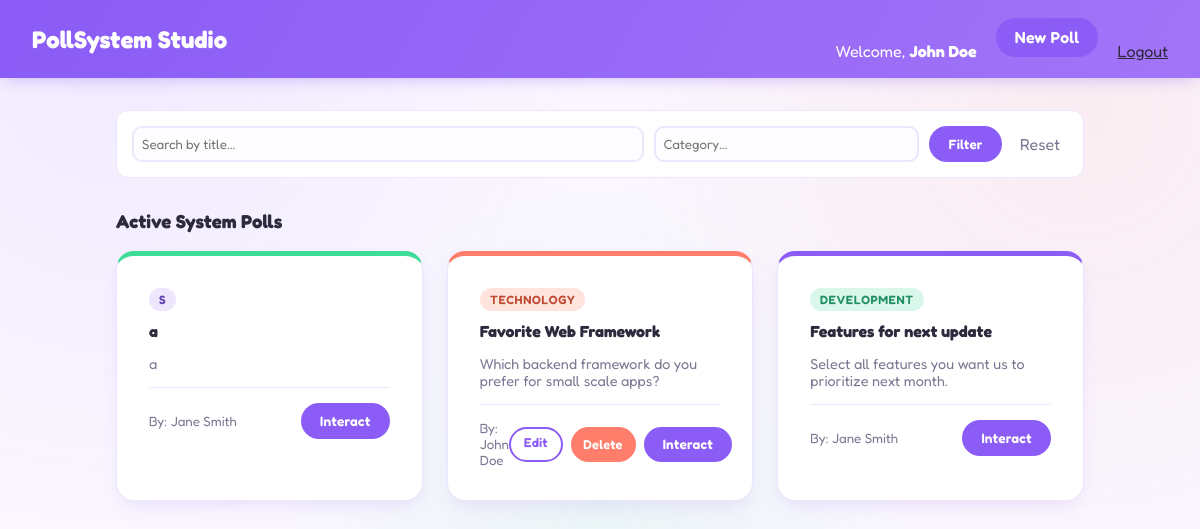
The app's page /dashboard.php (signed in) with its own data.
### tables this page shows
CREATE TABLE `polls` (
  `id` int(11) NOT NULL,
  `user_id` int(11) NOT NULL,
  `title` varchar(255) NOT NULL,
  `description` text DEFAULT NULL,
  `category` varchar(50) NOT NULL,
  `question_type` enum('single','multiple','rating') NOT NULL,
  `expiry_date` datetime NOT NULL,
  `created_at` timestamp NOT NULL DEFAULT current_timestamp()
);

CREATE TABLE `users` (
  `id` int(11) NOT NULL,
  `name` varchar(100) NOT NULL,
  `email` varchar(150) NOT NULL,
  `password_hash` varchar(255) NOT NULL,
  `role` enum('user','admin') DEFAULT 'user',
  `created_at` timestamp NOT NULL DEFAULT current_timestamp()
);

### dashboard.php (the view, shortened to what this page needs)
<?php
require_once 'config/database.php';
$search = trim($_GET['search'] ?? '');
$category = trim($_GET['category'] ?? '');
$query = "SELECT p.*, u.name as creator FROM polls p JOIN users u ON p.user_id = u.id WHERE 1=1";
$params = [];
$query .= " ORDER BY p.created_at DESC";
$stmt = $pdo->prepare($query);
$stmt->execute($params);
$polls = $stmt->fetchAll();
$currentUserId = $_SESSION['user_id'];
?>
<!DOCTYPE html>
<html lang="en">
<head>
    <link rel="stylesheet" href="assets/css/style.css">
</head>
<body>
    <nav class="navbar">
        <h2>PollSystem Studio</h2>
        <div>
            <span>Welcome, <strong><?= htmlspecialchars($_SESSION['user_name'] ?? 'User') ?></strong></span>
            <a href="create-poll.html" style="margin-left: 15px;" class="btn">New Poll</a>
            <a href="api/logout.php" style="margin-left: 15px; color: var(--text-main);">Logout</a>
        </div>
    </nav>
    <div class="container">
        <form method="GET" style="display: flex; gap: 10px; margin-bottom: 2rem; background: white; padding: 15px; border-radius: 12px; border: 1px solid var(--border-color);">
            <input type="text" name="search" placeholder="Search by title..." value="<?= htmlspecialchars($search) ?>" style="flex: 2; padding: 8px;">
            <input type="text" name="category" placeholder="Category..." value="<?= htmlspecialchars($category) ?>" style="flex: 1; padding: 8px;">
            <button type="submit" class="btn">Filter</button>
            <a href="dashboard.php" style="padding: 8px; text-decoration: none;" class="text-muted">Reset</a>
        </form>
        <h3>Active System Polls</h3>
        <div class="grid">
            <?php foreach ($polls as $poll): ?>
                <div class="card">
                    <span class="badge"><?= htmlspecialchars($poll['category']) ?></span>
                    <h4 style="margin: 10px 0 5px 0;"><?= htmlspecialchars($poll['title']) ?></h4>
                    <p class="text-muted" style="font-size: 0.9rem;"><?= htmlspecialchars($poll['description']) ?></p>
                    <hr style="border: 0; border-top: 1px solid var(--border-color); margin: 15px 0;">
                    <div style="display:flex; justify-content: space-between; align-items: center;">
                        <small class="text-muted">By: <?= htmlspecialchars($poll['creator']) ?></small>
                        <div class="owner-actions">
                            <?php if ((int)$poll['user_id'] === (int)$currentUserId || (isset($_SESSION['role']) && $_SESSION['role'] === 'admin')): ?>
                                <a href="edit-poll.php?id=<?= $poll['id'] ?>" class="btn btn-outline" style="font-size: 0.8rem; padding: 0.4rem 0.8rem;">Edit</a>
                                <button type="button" onclick="deletePoll(<?= $poll['id'] ?>, 'dashboard.php')" class="btn btn-danger" style="font-size: 0.8rem; padding: 0.4rem 0.8rem;">Delete</button>
                            <?php endif; ?>
                            <a href="view-poll.php?id=<?= $poll['id'] ?>" class="btn" style="font-size: 0.85rem;">Interact</a>
                        </div>
                    </div>
                </div>
            <?php endforeach; ?>
        </div>
    </div>
</body>
</html>

### assets/css/style.css (style rules this page uses)
:root { --bg-primary: #faf7ff; --card-bg: #ffffff; --text-main: #2d2a3d; --accent: #8b5cf6; --accent-hover: #7c3aed; --coral: #ff7d6b; --mint: #3ddc97; --sunny: #ffc857; --border-color: #ece5fb; }
* { box-sizing: border-box; }
body { font-family: 'Fredoka', 'Segoe UI', system-ui, -apple-system, sans-serif; background-color: var(--bg-primary); background-image: radial-gradient(circle at 10% 10%, rgba(139,92,246,0.08), transparent 40%), radial-gradient(circle at 90% 20%, rgba(255,125,107,0.09), transparent 40%), radial-gradient(circle at 50% 90%, rgba(61,220,151,0.08), transparent 40%); color: var(--text-main); margin: 0; padding: 0; animation: pageFadeIn 0.5s ease both; }
.navbar { background: linear-gradient(120deg, var(--accent), #a679f8 60%, var(--coral)); background-size: 200% 200%; animation: navGradientShift 8s ease infinite; color: white; padding: 1.1rem 2rem; display: flex; justify-content: space-between; align-items: center; box-shadow: 0 4px 16px -4px rgba(139,92,246,0.4); }
.navbar h2 { margin: 0; }
.navbar a { color: white; }
.container { max-width: 1000px; margin: 2rem auto; padding: 0 1rem; }
.card { background: var(--card-bg); border-radius: 18px; border: 1px solid var(--border-color); padding: 2rem; box-shadow: 0 8px 20px -6px rgba(139,92,246,0.18); margin-bottom: 1.5rem; border-top: 5px solid var(--mint); transition: transform 0.25s ease, box-shadow 0.25s ease, border-top-color 0.25s ease; animation: fadeInUp 0.5s ease both; }
.grid .card:nth-child(3n+1) { border-top-color: var(--mint); animation-delay: 0.05s; }
.grid .card:nth-child(3n+2) { border-top-color: var(--coral); animation-delay: 0.15s; }
.grid .card:nth-child(3n+3) { border-top-color: var(--accent); animation-delay: 0.25s; }
.grid { display: grid; grid-template-columns: repeat(auto-fill, minmax(300px, 1fr)); gap: 1.5rem; }
.btn { position: relative; overflow: hidden; background-color: var(--accent); color: white; padding: 0.6rem 1.2rem; border-radius: 999px; text-decoration: none; border: none; cursor: pointer; font-family: inherit; font-weight: 600; letter-spacing: 0.2px; transition: background-color 0.2s ease, box-shadow 0.2s ease, transform 0.15s ease; display: inline-block; }
.btn::after { content: ""; position: absolute; top: 0; left: -75%; width: 50%; height: 100%; background: linear-gradient(120deg, transparent, rgba(255,255,255,0.35), transparent); transform: skewX(-20deg); transition: left 0.5s ease; }
.badge { display: inline-block; font-size: 0.75rem; text-transform: uppercase; letter-spacing: 0.05em; background: #eee6fd; color: #5b3fae; padding: 4px 10px; border-radius: 999px; font-weight: 600; animation: popIn 0.4s ease both; }
.grid .card:nth-child(3n+2) .badge { background: #ffe4de; color: #c14a33; }
.grid .card:nth-child(3n+3) .badge { background: #d9f7ea; color: #1f8f61; }
.btn-danger { background-color: var(--coral); }
.btn-outline { background: transparent; color: var(--accent); border: 2px solid var(--accent); padding: 0.5rem 1.1rem; box-shadow: none; }
.text-muted { color: #7d7793; }
.owner-actions { display: flex; gap: 8px; }
input[type="text"], input[type="email"], input[type="password"], input[type="datetime-local"], textarea, select { font-family: inherit; border: 2px solid var(--border-color); border-radius: 10px; transition: border-color 0.2s ease, box-shadow 0.2s ease; background: #fdfcff; }

### records on screen
polls: category "S", title "a", description "a", user.name "Jane Smith"
polls: category "TECHNOLOGY", title "Favorite Web Framework", description "Which backend framework do you prefer for small scale apps?", user.name "John Doe"
polls: category "DEVELOPMENT", title "Features for next update", description "Select all features you want us to prioritize next month.", user.name "Jane Smith"

### other values on screen
$_SESSION['user_name'] "John Doe"
